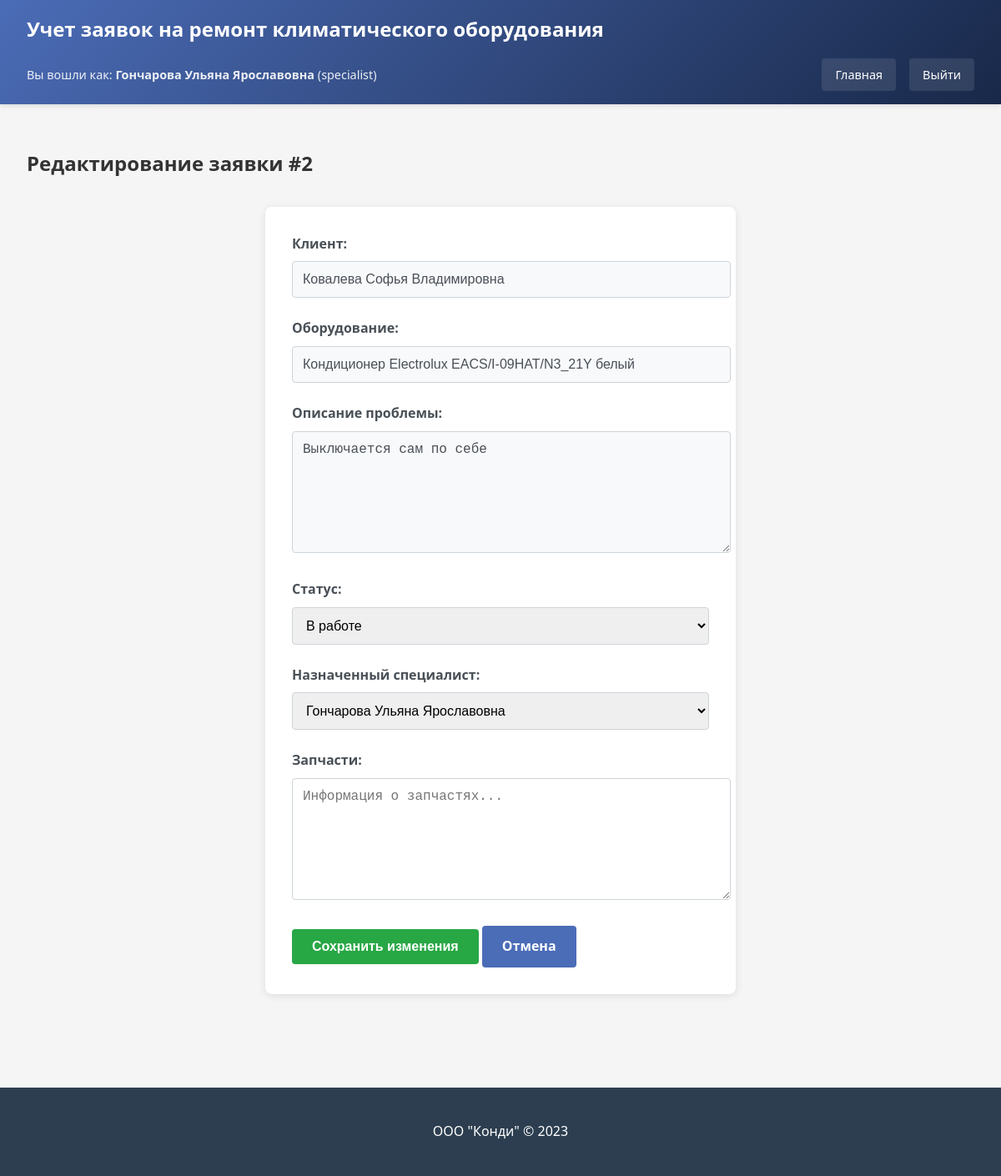
The page /request/2/edit (signed in) on the database its author committed.
### tables this page shows
CREATE TABLE users (
    id INTEGER PRIMARY KEY AUTOINCREMENT,
    fio TEXT NOT NULL,
    phone TEXT NOT NULL,
    login TEXT UNIQUE NOT NULL,
    password_hash TEXT NOT NULL,
    role TEXT NOT NULL CHECK(role IN ('client', 'specialist', 'operator', 'manager', 'quality_manager', 'admin'))
);

CREATE TABLE repair_requests (
    id INTEGER PRIMARY KEY AUTOINCREMENT,
    created_date TIMESTAMP NOT NULL DEFAULT CURRENT_TIMESTAMP,
    client_id INTEGER NOT NULL,
    equipment_type TEXT NOT NULL,
    equipment_model TEXT NOT NULL,
    problem_description TEXT NOT NULL,
    status TEXT NOT NULL DEFAULT 'new' CHECK(status IN ('new', 'in_progress', 'waiting_parts', 'completed', 'cancelled')),
    assigned_specialist_id INTEGER,
    completion_date TIMESTAMP,
    repair_parts TEXT,
    FOREIGN KEY (client_id) REFERENCES users (id),
    FOREIGN KEY (assigned_specialist_id) REFERENCES users (id)
);

### app.py (the view, shortened to what this page needs)
@app.route('/request/<int:request_id>/edit', methods=('GET', 'POST'))
@login_required
@role_required('operator', 'specialist', 'admin', 'manager')
def edit_request(request_id):
    db = get_db()
    request_data = db.execute('''
        SELECT r.*, uc.fio as client_fio
        FROM repair_requests r
        LEFT JOIN users uc ON r.client_id = uc.id
        WHERE r.id = ?
    ''', (request_id,)).fetchone()
    if request_data is None:
        flash('Заявка не найдена.', 'danger')
        return redirect(url_for('index'))
    if g.user['role'] == 'specialist':
        if request_data['assigned_specialist_id'] != g.user['id']:
            flash('Вы не можете редактировать эту заявку.', 'danger')
            return redirect(url_for('request_detail', request_id=request_id))
    specialists = db.execute('''
        SELECT id, fio FROM users
        WHERE role IN ('specialist', 'admin')
        ORDER BY fio
    ''').fetchall()
    return render_template('request_edit.html',
                         request=request_data,
                         specialists=specialists)

### app.py (called while the page is built)
@app.before_request
def load_logged_in_user():
    user_id = session.get('user_id')
    if user_id is None:
        g.user = None
    else:
        db = get_db()
        g.user = db.execute('SELECT * FROM users WHERE id = ?', (user_id,)).fetchone()

def login_required(view):
    from functools import wraps
    @wraps(view)
    def wrapped_view(**kwargs):
        if g.user is None:
            return redirect(url_for('login'))
        return view(**kwargs)
    return wrapped_view

def role_required(*required_roles):
    from functools import wraps
    def decorator(view):
        @wraps(view)
        def wrapped_view(**kwargs):
            if g.user is None:
                return redirect(url_for('login'))
            if g.user['role'] == 'admin':
                return view(**kwargs)
            if g.user['role'] not in required_roles:
                flash('Недостаточно прав для доступа к этой странице.', 'danger')
                return redirect(url_for('index'))
            return view(**kwargs)
        return wrapped_view
    return decorator

### database.py (called while the page is built)
def get_db():
    if 'db' not in g:
        g.db = sqlite3.connect(DATABASE)
        g.db.row_factory = sqlite3.Row
    return g.db

### templates/request_edit.html (shortened to what this page needs)
{% extends 'layout.html' %}
{% block content %}
    <h2>Редактирование заявки #{{ request.id }}</h2>
    <form method="post" class="request-form">
        <div class="form-group">
            <label>Клиент:</label>
            <input type="text" value="{{ request.client_fio }}" readonly class="form-control-plaintext">
        </div>
        <div class="form-group">
            <label>Оборудование:</label>
            <input type="text" value="{{ request.equipment_type }} {{ request.equipment_model }}" readonly class="form-control-plaintext">
        </div>
        <div class="form-group">
            <label>Описание проблемы:</label>
            <textarea readonly class="form-control-plaintext">{{ request.problem_description }}</textarea>
        </div>
        <div class="form-group">
            <label for="status">Статус:</label>
            <select id="status" name="status" required>
                <option value="in_progress" {% if request.status == 'in_progress' %}selected{% endif %}>В работе</option>
            </select>
        </div>
        <div class="form-group">
            <label for="assigned_specialist_id">Назначенный специалист:</label>
            <select id="assigned_specialist_id" name="assigned_specialist_id">
                {% for specialist in specialists %}
                <option value="{{ specialist['id'] }}"
                    {% if request.assigned_specialist_id == specialist['id'] %}selected{% endif %}>
                    {{ specialist['fio'] }}
                </option>
                {% endfor %}
            </select>
        </div>
        <div class="form-group">
            <label for="repair_parts">Запчасти:</label>
            <textarea id="repair_parts" name="repair_parts"
                      placeholder="Информация о запчастях...">{{ request.repair_parts or '' }}</textarea>
        </div>
        <button type="submit" class="btn btn-success">Сохранить изменения</button>
        <a href="{{ url_for('request_detail', request_id=request.id) }}" class="btn">Отмена</a>
    </form>
{% endblock %}

### templates/layout.html (shortened to what this page needs)
<!DOCTYPE html>
<html lang="ru">
<head>
    <link rel="stylesheet" href="{{ url_for('static', filename='style.css') }}">
</head>
<body>
    <header>
        <h1>Учет заявок на ремонт климатического оборудования</h1>
        <nav>
            {% if g.user %}
                <span>Вы вошли как: <strong>{{ g.user['fio'] }}</strong> ({{ g.user['role'] }})</span>
                <a href="{{ url_for('index') }}">Главная</a>
                <a href="{{ url_for('logout') }}">Выйти</a>
            {% endif %}
        </nav>
    </header>
    <main>
        {% block content %}{% endblock %}
    </main>
    <footer>
        <p>ООО "Конди" &copy; 2023</p>
    </footer>
</body>
</html>

### static/style.css (style rules this page uses)
body { font-family: 'Segoe UI', Tahoma, Geneva, Verdana, sans-serif; margin: 0; padding: 0; background-color: #f5f5f5; color: #333; line-height: 1.6; }
header { background: linear-gradient(135deg, #4b6cb7 0%, #182848 100%); color: white; padding: 1rem 2rem; box-shadow: 0 2px 5px rgba(0,0,0,0.1); }
header h1 { margin: 0; font-size: 1.5rem; font-weight: 600; }
nav { margin-top: 1rem; display: flex; gap: 1rem; align-items: center; flex-wrap: wrap; }
nav span { margin-right: auto; font-size: 0.9rem; opacity: 0.9; }
nav a { color: white; text-decoration: none; padding: 0.5rem 1rem; border-radius: 4px; background-color: rgba(255,255,255,0.1); transition: background-color 0.3s; font-size: 0.9rem; }
main { padding: 2rem; max-width: 1200px; margin: 0 auto; min-height: 70vh; }
footer { text-align: center; padding: 1.5rem; background-color: #2c3e50; color: white; margin-top: 3rem; }
.login-form, .request-form { max-width: 500px; margin: 2rem auto; padding: 2rem; background: white; border-radius: 8px; box-shadow: 0 2px 10px rgba(0,0,0,0.1); }
.form-group { margin-bottom: 1.5rem; }
.form-group label { display: block; margin-bottom: 0.5rem; font-weight: 600; color: #495057; }
.form-group input, .form-group select, .form-group textarea { width: 100%; padding: 0.75rem; border: 1px solid #ced4da; border-radius: 4px; font-size: 1rem; transition: border-color 0.3s; }
.form-group textarea { min-height: 120px; resize: vertical; }
.btn { display: inline-block; padding: 0.75rem 1.5rem; background: #4b6cb7; color: white; border: none; border-radius: 4px; cursor: pointer; font-size: 1rem; font-weight: 600; text-decoration: none; transition: all 0.3s; }
.btn-success { background: #28a745; }
.form-control-plaintext { background: #f8f9fa; border: 1px solid #ced4da; padding: 0.75rem; border-radius: 4px; color: #495057; }

### rows shown on the page
users: user.fio "Гончарова Ульяна Ярославовна", user.role "specialist"
repair_requests: id "2", equipment_type "Кондиционер Electrolux EACS/I-09HAT/N3_21Y белый", problem_description "Выключается сам по себе", status "В работе", assigned_specialist_id "Гончарова Ульяна Ярославовна"
users: client_fio "Ковалева Софья Владимировна"
